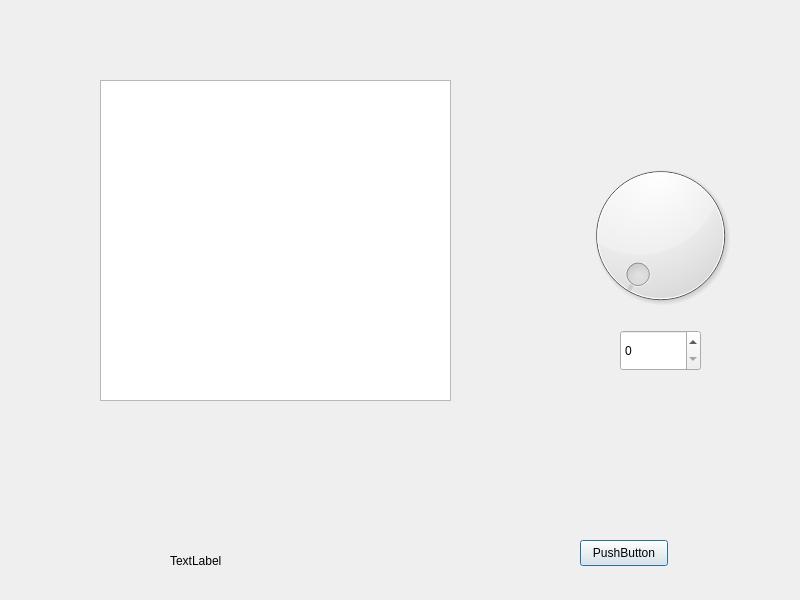
<?xml version="1.0" encoding="UTF-8"?>
<ui version="4.0">
 <class>Dialog</class>
 <widget class="QDialog" name="Dialog">
  <property name="geometry">
   <rect>
    <x>0</x>
    <y>0</y>
    <width>800</width>
    <height>600</height>
   </rect>
  </property>
  <property name="windowTitle">
   <string>Dialog</string>
  </property>
  <widget class="QLabel" name="label">
   <property name="geometry">
    <rect>
     <x>170</x>
     <y>540</y>
     <width>141</width>
     <height>41</height>
    </rect>
   </property>
   <property name="text">
    <string>TextLabel</string>
   </property>
  </widget>
  <widget class="QDial" name="dial">
   <property name="geometry">
    <rect>
     <x>580</x>
     <y>140</y>
     <width>161</width>
     <height>191</height>
    </rect>
   </property>
  </widget>
  <widget class="QPushButton" name="pushButton">
   <property name="geometry">
    <rect>
     <x>580</x>
     <y>540</y>
     <width>88</width>
     <height>26</height>
    </rect>
   </property>
   <property name="text">
    <string>PushButton</string>
   </property>
  </widget>
  <widget class="QTextEdit" name="textEdit">
   <property name="geometry">
    <rect>
     <x>100</x>
     <y>80</y>
     <width>351</width>
     <height>321</height>
    </rect>
   </property>
  </widget>
  <widget class="QSpinBox" name="spinBox">
   <property name="geometry">
    <rect>
     <x>620</x>
     <y>330</y>
     <width>81</width>
     <height>41</height>
    </rect>
   </property>
  </widget>
 </widget>
 <resources/>
 <connections>
  <connection>
   <sender>dial</sender>
   <signal>sliderMoved(int)</signal>
   <receiver>spinBox</receiver>
   <slot>setValue(int)</slot>
   <hints>
    <hint type="sourcelabel">
     <x>660</x>
     <y>235</y>
    </hint>
    <hint type="destinationlabel">
     <x>660</x>
     <y>350</y>
    </hint>
   </hints>
  </connection>
  <connection>
   <sender>spinBox</sender>
   <signal>valueChanged(int)</signal>
   <receiver>dial</receiver>
   <slot>setValue(int)</slot>
   <hints>
    <hint type="sourcelabel">
     <x>660</x>
     <y>350</y>
    </hint>
    <hint type="destinationlabel">
     <x>660</x>
     <y>235</y>
    </hint>
   </hints>
  </connection>
  <connection>
   <sender>pushButton</sender>
   <signal>clicked()</signal>
   <receiver>Dialog</receiver>
   <slot>reject()</slot>
   <hints>
    <hint type="sourcelabel">
     <x>623</x>
     <y>552</y>
    </hint>
    <hint type="destinationlabel">
     <x>399</x>
     <y>299</y>
    </hint>
   </hints>
  </connection>
  <connection>
   <sender>spinBox</sender>
   <signal>textChanged(QString)</signal>
   <receiver>textEdit</receiver>
   <slot>append(QString)</slot>
   <hints>
    <hint type="sourcelabel">
     <x>660</x>
     <y>350</y>
    </hint>
    <hint type="destinationlabel">
     <x>275</x>
     <y>240</y>
    </hint>
   </hints>
  </connection>
 </connections>
</ui>
